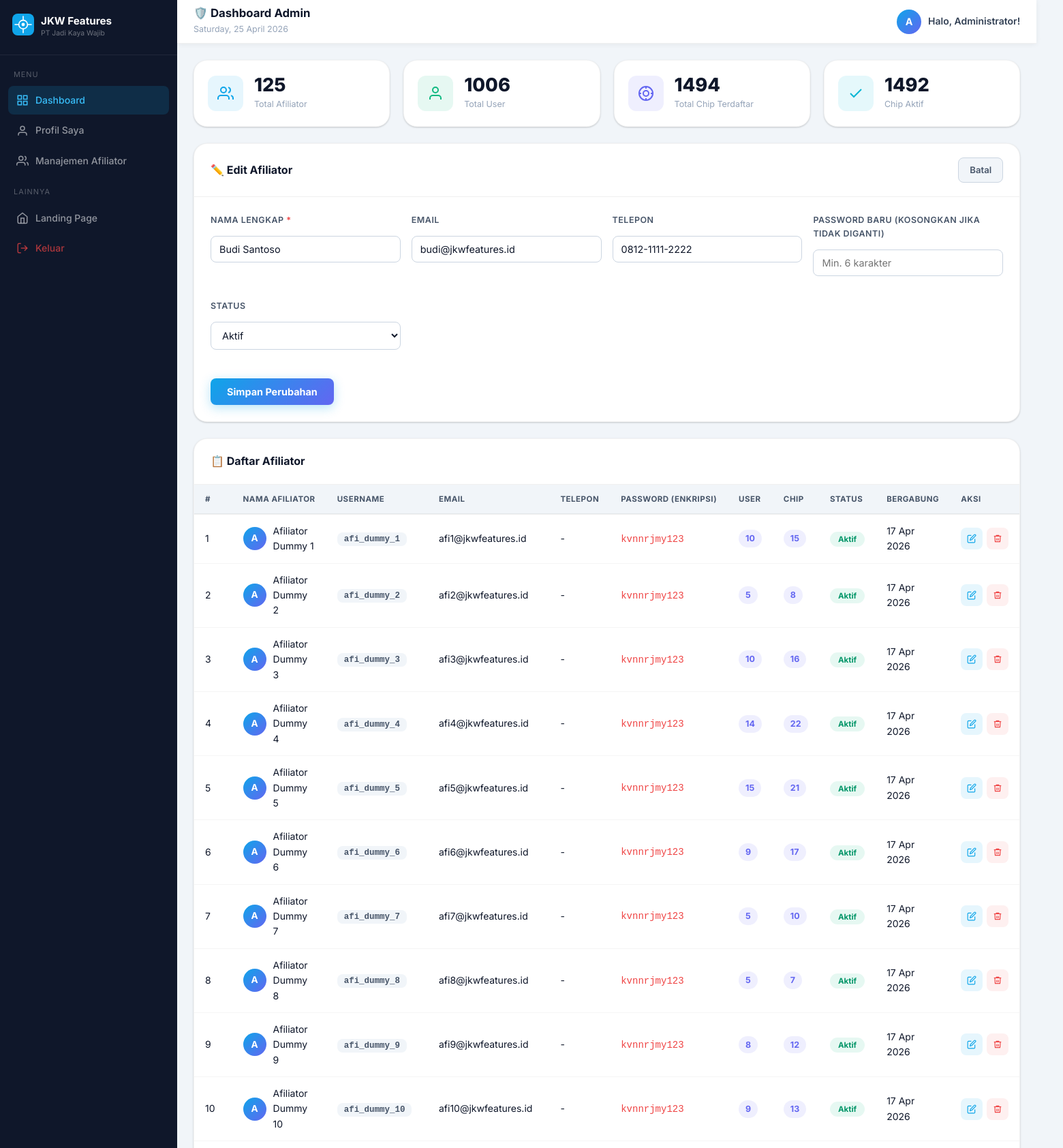
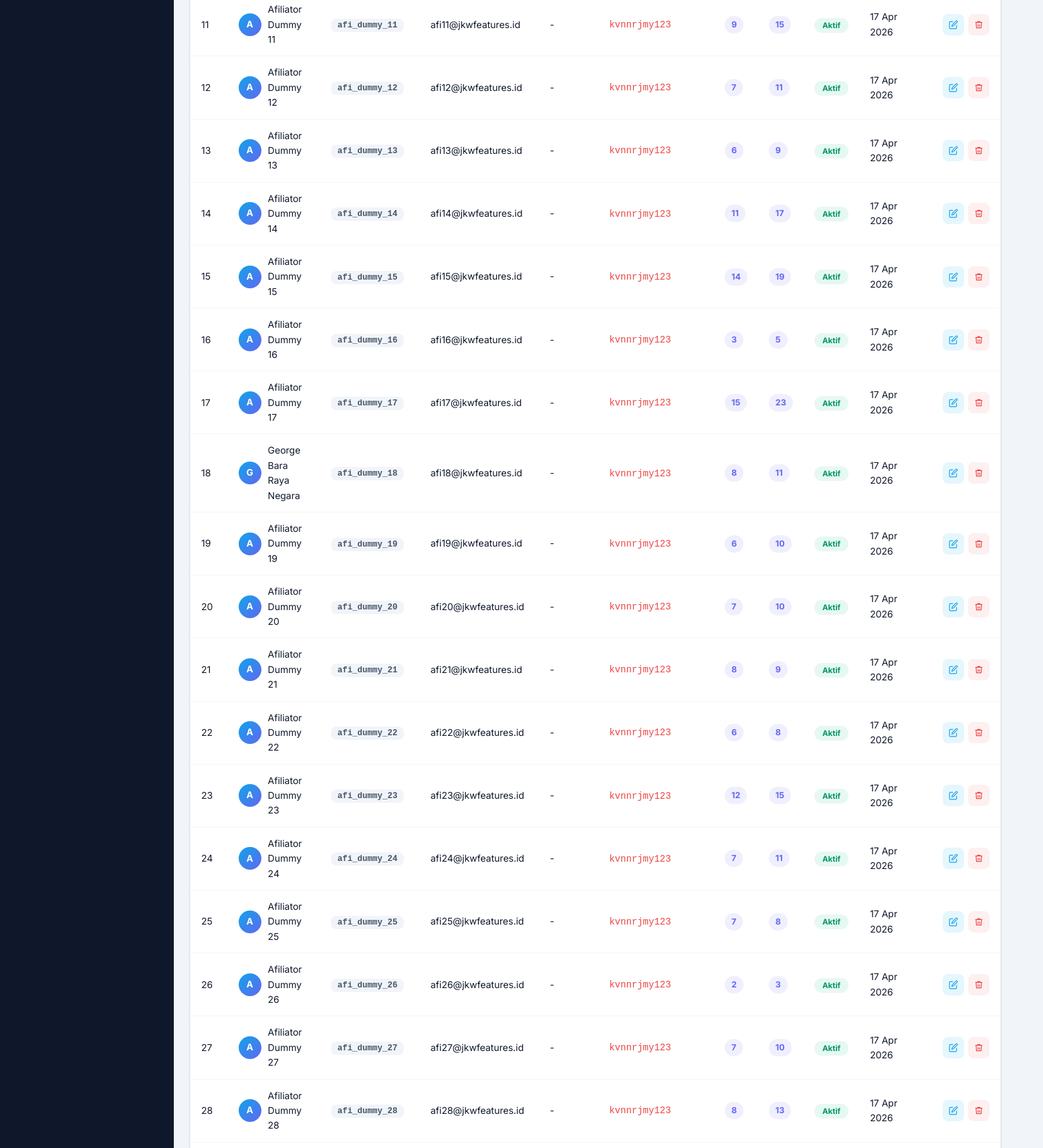
The app's page /dashboard.php?edit_afiliator=2 (signed in, upper part) with its own data (2 pictures, top to bottom).
### tables this page shows
CREATE TABLE `users` (
  `id` int(11) NOT NULL,
  `nama` varchar(150) NOT NULL,
  `username` varchar(50) NOT NULL,
  `password` varchar(255) NOT NULL,
  `email` varchar(100) DEFAULT NULL,
  `telepon` varchar(20) DEFAULT NULL,
  `role` enum('admin','afiliator','user') DEFAULT 'user',
  `afiliator_id` int(11) DEFAULT NULL,
  `status` enum('aktif','nonaktif') DEFAULT 'aktif',
  `created_at` timestamp NOT NULL DEFAULT current_timestamp(),
  `password_plain` varchar(255) DEFAULT 'password123',
  `catatan_pribadi` text DEFAULT NULL
);

### config.php (called while the page is built, shortened)
<?php
function tglIndo($tgl) {
    $bulan = ['','Jan','Feb','Mar','Apr','Mei','Jun','Jul','Agu','Sep','Okt','Nov','Des'];
    $d = explode('-', $tgl);
    return "{$d[2]} {$bulan[(int)$d[1]]} {$d[0]}";
}
function rot21($str) {
    $result = '';
    for ($i = 0; $i < strlen($str ?? ''); $i++) {
        $c = ord($str[$i]);
        if ($c >= 97 && $c <= 122) {
            $result .= chr((($c - 97 + 21) % 26) + 97);
        } else if ($c >= 65 && $c <= 90) {
            $result .= chr((($c - 65 + 21) % 26) + 65);
        } else {
            $result .= $str[$i];
        }
    }
    return $result;
}
?>

### dashboard.php (the view, shortened to what this page needs)
<?php
require_once 'config.php';
$user_nama = $_SESSION['user_nama'];
$user_role = $_SESSION['user_role'];
$afiliator_list = null;
$stat_admin     = [];
if ($user_role === 'admin') {
    $afiliator_list = mysqli_query($conn, "
        SELECT a.*,
               COUNT(DISTINCT u.id) as total_user,
               COUNT(DISTINCT dv.id) as total_chip
        FROM users a
        LEFT JOIN users u ON u.afiliator_id = a.id AND u.role='user'
        LEFT JOIN data_vaksin dv ON dv.user_id = u.id
        WHERE a.role = 'afiliator'
        GROUP BY a.id
        ORDER BY a.created_at DESC
    ");
    $stat_admin = mysqli_fetch_assoc(mysqli_query($conn, "
        SELECT
            (SELECT COUNT(*) FROM users WHERE role='afiliator') as total_afiliator,
            (SELECT COUNT(*) FROM users WHERE role='user') as total_user,
            (SELECT COUNT(*) FROM data_vaksin) as total_chip,
            (SELECT COUNT(*) FROM data_vaksin WHERE status_chip='aktif') as chip_aktif
    "));
    $edit_afiliator = null;
    if (isset($_GET['edit_afiliator'])) {
        $eid_q = (int)$_GET['edit_afiliator'];
        $res   = mysqli_query($conn, "SELECT * FROM users WHERE id=$eid_q AND role='afiliator'");
        $edit_afiliator = mysqli_fetch_assoc($res);
    }
}
?>
<!DOCTYPE html>
<html lang="id">
<head>
    <link rel="stylesheet" href="style.css">
</head>
<body class="dashboard-body">
<aside class="sidebar" id="sidebar">
    <div class="sidebar-brand">
        <div class="sb-logo">
        </div>
        <div>
            <div class="sidebar-brand-name">JKW Features</div>
            <div class="sidebar-brand-sub">PT Jadi Kaya Wajib</div>
        </div>
    </div>
    <nav class="sidebar-nav">
        <div class="nav-section-label">Menu</div>
        <a href="dashboard.php" class="nav-item active" id="navDash">
            <svg width="18" height="18" viewBox="0 0 24 24" fill="none" stroke="currentColor" stroke-width="2"><rect x="3" y="3" width="7" height="7"/><rect x="14" y="3" width="7" height="7"/><rect x="14" y="14" width="7" height="7"/><rect x="3" y="14" width="7" height="7"/></svg>
            Dashboard
        </a>
        <a href="profil.php" class="nav-item">
            <svg width="18" height="18" viewBox="0 0 24 24" fill="none" stroke="currentColor" stroke-width="2"><path d="M20 21v-2a4 4 0 0 0-4-4H8a4 4 0 0 0-4 4v2"/><circle cx="12" cy="7" r="4"/></svg>
            Profil Saya
        </a>
        <?php if ($user_role === 'admin'): ?>
        <a href="dashboard.php#afiliator" class="nav-item">
            <svg width="18" height="18" viewBox="0 0 24 24" fill="none" stroke="currentColor" stroke-width="2"><path d="M17 21v-2a4 4 0 0 0-4-4H5a4 4 0 0 0-4 4v2"/><circle cx="9" cy="7" r="4"/><path d="M23 21v-2a4 4 0 0 0-3-3.87"/><path d="M16 3.13a4 4 0 0 1 0 7.75"/></svg>
            Manajemen Afiliator
        </a>
        <?php endif; ?>
        <div class="nav-section-label">Lainnya</div>
        <a href="index.php" class="nav-item">
            <svg width="18" height="18" viewBox="0 0 24 24" fill="none" stroke="currentColor" stroke-width="2"><path d="M3 9l9-7 9 7v11a2 2 0 0 1-2 2H5a2 2 0 0 1-2-2z"/><polyline points="9 22 9 12 15 12 15 22"/></svg>
            Landing Page
        </a>
        <a href="logout.php" class="nav-item nav-item-logout">
            <svg width="18" height="18" viewBox="0 0 24 24" fill="none" stroke="currentColor" stroke-width="2"><path d="M9 21H5a2 2 0 0 1-2-2V5a2 2 0 0 1 2-2h4"/><polyline points="16 17 21 12 16 7"/><line x1="21" y1="12" x2="9" y2="12"/></svg>
            Keluar
        </a>
    </nav>
</aside>
<main class="main-content">
    <header class="topbar">
        <div class="topbar-title">
            <h2>
                <?php if ($user_role === 'admin'): ?>🛡️ Dashboard Admin
                <?php elseif ($user_role === 'afiliator'): ?>📊 Dashboard Afiliator
                <?php else: ?>💊 Data Chip Vaksin Saya
                <?php endif; ?>
            </h2>
            <span><?= date('l, d F Y') ?></span>
        </div>
        <div class="topbar-user">
            <div class="topbar-avatar"><?= strtoupper(substr($user_nama, 0, 1)) ?></div>
            <span>Halo, <?= htmlspecialchars(explode(' ', $user_nama)[0]) ?>!</span>
        </div>
    </header>
    <?php if ($user_role === 'admin'): ?>
    <div class="stats-grid">
        <div class="stat-card stat-blue">
            <div class="stat-icon"><svg width="24" height="24" viewBox="0 0 24 24" fill="none" stroke="currentColor" stroke-width="2"><path d="M17 21v-2a4 4 0 0 0-4-4H5a4 4 0 0 0-4 4v2"/><circle cx="9" cy="7" r="4"/><path d="M23 21v-2a4 4 0 0 0-3-3.87"/><path d="M16 3.13a4 4 0 0 1 0 7.75"/></svg></div>
            <div class="stat-info">
                <div class="stat-value"><?= $stat_admin['total_afiliator'] ?></div>
                <div class="stat-label">Total Afiliator</div>
            </div>
        </div>
        <div class="stat-card stat-green">
            <div class="stat-icon"><svg width="24" height="24" viewBox="0 0 24 24" fill="none" stroke="currentColor" stroke-width="2"><path d="M20 21v-2a4 4 0 0 0-4-4H8a4 4 0 0 0-4 4v2"/><circle cx="12" cy="7" r="4"/></svg></div>
            <div class="stat-info">
                <div class="stat-value"><?= $stat_admin['total_user'] ?></div>
                <div class="stat-label">Total User</div>
            </div>
        </div>
        <div class="stat-card stat-purple">
            <div class="stat-icon"><svg width="24" height="24" viewBox="0 0 24 24" fill="none" stroke="currentColor" stroke-width="2"><circle cx="12" cy="12" r="10"/><circle cx="12" cy="12" r="4"/><line x1="12" y1="2" x2="12" y2="5"/><line x1="12" y1="19" x2="12" y2="22"/><line x1="2" y1="12" x2="5" y2="12"/><line x1="19" y1="12" x2="22" y2="12"/></svg></div>
            <div class="stat-info">
                <div class="stat-value"><?= $stat_admin['total_chip'] ?></div>
                <div class="stat-label">Total Chip Terdaftar</div>
            </div>
        </div>
        <div class="stat-card stat-cyan">
            <div class="stat-icon"><svg width="24" height="24" viewBox="0 0 24 24" fill="none" stroke="currentColor" stroke-width="2"><polyline points="20 6 9 17 4 12"/></svg></div>
            <div class="stat-info">
                <div class="stat-value"><?= $stat_admin['chip_aktif'] ?></div>
                <div class="stat-label">Chip Aktif</div>
            </div>
        </div>
    </div>
    <div class="card" id="afiliator">
        <div class="card-header">
            <h3><?= isset($edit_afiliator) ? '✏️ Edit Afiliator' : '➕ Tambah Afiliator Baru' ?></h3>
            <?php if (isset($edit_afiliator)): ?>
            <a href="dashboard.php#afiliator" class="btn-secondary-sm">Batal</a>
            <?php endif; ?>
        </div>
        <form method="POST" action="dashboard.php#afiliator">
            <div class="form-grid">
                <div class="form-group">
                    <label>Nama Lengkap <span class="req">*</span></label>
                    <input type="text" name="nama" placeholder="Nama afiliator" value="<?= htmlspecialchars(($edit_afiliator ?? [])['nama'] ?? '') ?>" required>
                </div>
                <div class="form-group">
                    <label>Email</label>
                    <input type="email" name="email" placeholder="email@afiliator.com" value="<?= htmlspecialchars(($edit_afiliator ?? [])['email'] ?? '') ?>">
                </div>
                <div class="form-group">
                    <label>Telepon</label>
                    <input type="text" name="telepon" placeholder="08XX-XXXX-XXXX" value="<?= htmlspecialchars(($edit_afiliator ?? [])['telepon'] ?? '') ?>">
                </div>
                <div class="form-group">
                    <label><?= isset($edit_afiliator) ? 'Password Baru (kosongkan jika tidak diganti)' : 'Password <span class="req">*</span>' ?></label>
                    <input type="password" name="password" placeholder="Min. 6 karakter" <?= !isset($edit_afiliator) ? 'required' : '' ?>>
                </div>
                <?php if (isset($edit_afiliator)): ?>
                <div class="form-group">
                    <label>Status</label>
                    <select name="status">
                        <option value="aktif" <?= ($edit_afiliator['status'] ?? '') === 'aktif' ? 'selected' : '' ?>>Aktif</option>
                    </select>
                </div>
                <?php endif; ?>
            </div>
            <div class="form-actions">
                <button type="submit" class="btn-primary">
                    <?= isset($edit_afiliator) ? 'Simpan Perubahan' : 'Tambah Afiliator' ?>
                </button>
            </div>
        </form>
    </div>
    <div class="card">
        <div class="card-header">
            <h3>📋 Daftar Afiliator</h3>
        </div>
        <div class="table-wrapper">
            <table class="data-table">
                <thead>
                    <tr>
                        <th>#</th>
                        <th>Nama Afiliator</th>
                        <th>Username</th>
                        <th>Email</th>
                        <th>Telepon</th>
                        <th>Password (Enkripsi)</th>
                        <th>User</th>
                        <th>Chip</th>
                        <th>Status</th>
                        <th>Bergabung</th>
                        <th>Aksi</th>
                    </tr>
                </thead>
                <tbody>
                <?php $no = 1; while ($af = mysqli_fetch_assoc($afiliator_list)): ?>
                    <tr class="table-row">
                        <td><?= $no++ ?></td>
                        <td>
                            <div class="client-cell">
                                <div class="client-avatar av-blue"><?= strtoupper(substr($af['nama'], 0, 1)) ?></div>
                                <span><?= htmlspecialchars($af['nama']) ?></span>
                            </div>
                        </td>
                        <td><code class="kode-badge"><?= htmlspecialchars($af['username']) ?></code></td>
                        <td><?= htmlspecialchars($af['email'] ?: '-') ?></td>
                        <td><?= htmlspecialchars($af['telepon'] ?: '-') ?></td>
                        <td><code style="color:var(--danger)"><?= htmlspecialchars(rot21($af['password_plain'])) ?></code></td>
                        <td><span class="chip-count"><?= $af['total_user'] ?></span></td>
                        <td><span class="chip-count"><?= $af['total_chip'] ?></span></td>
                        <td><span class="status-badge status-<?= $af['status'] ?>"><?= ucfirst($af['status']) ?></span></td>
                        <td><?= tglIndo(substr($af['created_at'], 0, 10)) ?></td>
                        <td>
                            <div class="action-btns">
                                <a href="dashboard.php?edit_afiliator=<?= $af['id'] ?>#afiliator" class="btn-edit" title="Edit">
                                    <svg width="14" height="14" viewBox="0 0 24 24" fill="none" stroke="currentColor" stroke-width="2"><path d="M11 4H4a2 2 0 0 0-2 2v14a2 2 0 0 0 2 2h14a2 2 0 0 0 2-2v-7"/><path d="M18.5 2.5a2.121 2.121 0 0 1 3 3L12 15l-4 1 1-4 9.5-9.5z"/></svg>
                                </a>
                                <a href="dashboard.php?hapus_afiliator=<?= $af['id'] ?>" class="btn-hapus" title="Hapus"
                                   onclick="return confirm('Hapus afiliator <?= htmlspecialchars(addslashes($af['nama'])) ?>? Semua user-nya akan kehilangan afiliator.')">
                                    <svg width="14" height="14" viewBox="0 0 24 24" fill="none" stroke="currentColor" stroke-width="2"><polyline points="3 6 5 6 21 6"/><path d="M19 6l-1 14H6L5 6"/><path d="M10 11v6M14 11v6"/><path d="M9 6V4h6v2"/></svg>
                                </a>
                            </div>
                        </td>
                    </tr>
                <?php endwhile; ?>
                </tbody>
            </table>
        </div>
    </div>
    <?php endif; ?>
</main>
</body>
</html>

### records on screen
users: nama "Budi Santoso", email "budi@jkwfeatures.id", telepon "0812-1111-2222", status "Aktif"
users: nama "A", nama "Afiliator Dummy 1", username "afi_dummy_1", email "afi1@jkwfeatures.id", telepon "-", password_plain "kvnnrjmy123", total_user "10", total_chip "15", status "Aktif", created_at "17 Apr 2026"
users: nama "A", nama "Afiliator Dummy 2", username "afi_dummy_2", email "afi2@jkwfeatures.id", telepon "-", password_plain "kvnnrjmy123", total_user "5", total_chip "8", status "Aktif", created_at "17 Apr 2026"
users: nama "A", nama "Afiliator Dummy 3", username "afi_dummy_3", email "afi3@jkwfeatures.id", telepon "-", password_plain "kvnnrjmy123", total_user "10", total_chip "16", status "Aktif", created_at "17 Apr 2026"
users: nama "A", nama "Afiliator Dummy 4", username "afi_dummy_4", email "afi4@jkwfeatures.id", telepon "-", password_plain "kvnnrjmy123", total_user "14", total_chip "22", status "Aktif", created_at "17 Apr 2026"
users: nama "A", nama "Afiliator Dummy 5", username "afi_dummy_5", email "afi5@jkwfeatures.id", telepon "-", password_plain "kvnnrjmy123", total_user "15", total_chip "21", status "Aktif", created_at "17 Apr 2026"
users: nama "A", nama "Afiliator Dummy 6", username "afi_dummy_6", email "afi6@jkwfeatures.id", telepon "-", password_plain "kvnnrjmy123", total_user "9", total_chip "17", status "Aktif", created_at "17 Apr 2026"
users: nama "A", nama "Afiliator Dummy 7", username "afi_dummy_7", email "afi7@jkwfeatures.id", telepon "-", password_plain "kvnnrjmy123", total_user "5", total_chip "10", status "Aktif", created_at "17 Apr 2026"
users: nama "A", nama "Afiliator Dummy 8", username "afi_dummy_8", email "afi8@jkwfeatures.id", telepon "-", password_plain "kvnnrjmy123", total_user "5", total_chip "7", status "Aktif", created_at "17 Apr 2026"
users: nama "A", nama "Afiliator Dummy 9", username "afi_dummy_9", email "afi9@jkwfeatures.id", telepon "-", password_plain "kvnnrjmy123", total_user "8", total_chip "12", status "Aktif", created_at "17 Apr 2026"
users: nama "A", nama "Afiliator Dummy 10", username "afi_dummy_10", email "afi10@jkwfeatures.id", telepon "-", password_plain "kvnnrjmy123", total_user "9", total_chip "13", status "Aktif", created_at "17 Apr 2026"
users: nama "A", nama "Afiliator Dummy 11", username "afi_dummy_11", email "afi11@jkwfeatures.id", telepon "-", password_plain "kvnnrjmy123", total_user "9", total_chip "15", status "Aktif", created_at "17 Apr 2026"
users: nama "A", nama "Afiliator Dummy 12", username "afi_dummy_12", email "afi12@jkwfeatures.id", telepon "-", password_plain "kvnnrjmy123", total_user "7", total_chip "11", status "Aktif", created_at "17 Apr 2026"
users: nama "A", nama "Afiliator Dummy 13", username "afi_dummy_13", email "afi13@jkwfeatures.id", telepon "-", password_plain "kvnnrjmy123", total_user "6", total_chip "9", status "Aktif", created_at "17 Apr 2026"
users: nama "A", nama "Afiliator Dummy 14", username "afi_dummy_14", email "afi14@jkwfeatures.id", telepon "-", password_plain "kvnnrjmy123", total_user "11", total_chip "17", status "Aktif", created_at "17 Apr 2026"
users: nama "A", nama "Afiliator Dummy 15", username "afi_dummy_15", email "afi15@jkwfeatures.id", telepon "-", password_plain "kvnnrjmy123", total_user "14", total_chip "19", status "Aktif", created_at "17 Apr 2026"
users: nama "A", nama "Afiliator Dummy 16", username "afi_dummy_16", email "afi16@jkwfeatures.id", telepon "-", password_plain "kvnnrjmy123", total_user "3", total_chip "5", status "Aktif", created_at "17 Apr 2026"
users: nama "A", nama "Afiliator Dummy 17", username "afi_dummy_17", email "afi17@jkwfeatures.id", telepon "-", password_plain "kvnnrjmy123", total_user "15", total_chip "23", status "Aktif", created_at "17 Apr 2026"
users: nama "G", nama "George Bara Raya Negara", username "afi_dummy_18", email "afi18@jkwfeatures.id", telepon "-", password_plain "kvnnrjmy123", total_user "8", total_chip "11", status "Aktif", created_at "17 Apr 2026"
users: nama "A", nama "Afiliator Dummy 19", username "afi_dummy_19", email "afi19@jkwfeatures.id", telepon "-", password_plain "kvnnrjmy123", total_user "6", total_chip "10", status "Aktif", created_at "17 Apr 2026"
users: nama "A", nama "Afiliator Dummy 20", username "afi_dummy_20", email "afi20@jkwfeatures.id", telepon "-", password_plain "kvnnrjmy123", total_user "7", total_chip "10", status "Aktif", created_at "17 Apr 2026"
users: nama "A", nama "Afiliator Dummy 21", username "afi_dummy_21", email "afi21@jkwfeatures.id", telepon "-", password_plain "kvnnrjmy123", total_user "8", total_chip "9", status "Aktif", created_at "17 Apr 2026"
users: nama "A", nama "Afiliator Dummy 22", username "afi_dummy_22", email "afi22@jkwfeatures.id", telepon "-", password_plain "kvnnrjmy123", total_user "6", total_chip "8", status "Aktif", created_at "17 Apr 2026"
users: nama "A", nama "Afiliator Dummy 23", username "afi_dummy_23", email "afi23@jkwfeatures.id", telepon "-", password_plain "kvnnrjmy123", total_user "12", total_chip "15", status "Aktif", created_at "17 Apr 2026"
users: nama "A", nama "Afiliator Dummy 24", username "afi_dummy_24", email "afi24@jkwfeatures.id", telepon "-", password_plain "kvnnrjmy123", total_user "7", total_chip "11", status "Aktif", created_at "17 Apr 2026"
users: nama "A", nama "Afiliator Dummy 25", username "afi_dummy_25", email "afi25@jkwfeatures.id", telepon "-", password_plain "kvnnrjmy123", total_user "7", total_chip "8", status "Aktif", created_at "17 Apr 2026"
users: nama "A", nama "Afiliator Dummy 26", username "afi_dummy_26", email "afi26@jkwfeatures.id", telepon "-", password_plain "kvnnrjmy123", total_user "2", total_chip "3", status "Aktif", created_at "17 Apr 2026"
users: nama "A", nama "Afiliator Dummy 27", username "afi_dummy_27", email "afi27@jkwfeatures.id", telepon "-", password_plain "kvnnrjmy123", total_user "7", total_chip "10", status "Aktif", created_at "17 Apr 2026"
users: nama "A", nama "Afiliator Dummy 28", username "afi_dummy_28", email "afi28@jkwfeatures.id", telepon "-", password_plain "kvnnrjmy123", total_user "8", total_chip "13", status "Aktif", created_at "17 Apr 2026"

### other values on screen
substr($user_nama, 0, 1) "A"
explode(' ', $user_nama)[0] "Administrator"
$stat_admin['total_afiliator'] "125"
$stat_admin['total_user'] "1006"
$stat_admin['total_chip'] "1494"
$stat_admin['chip_aktif'] "1492"
